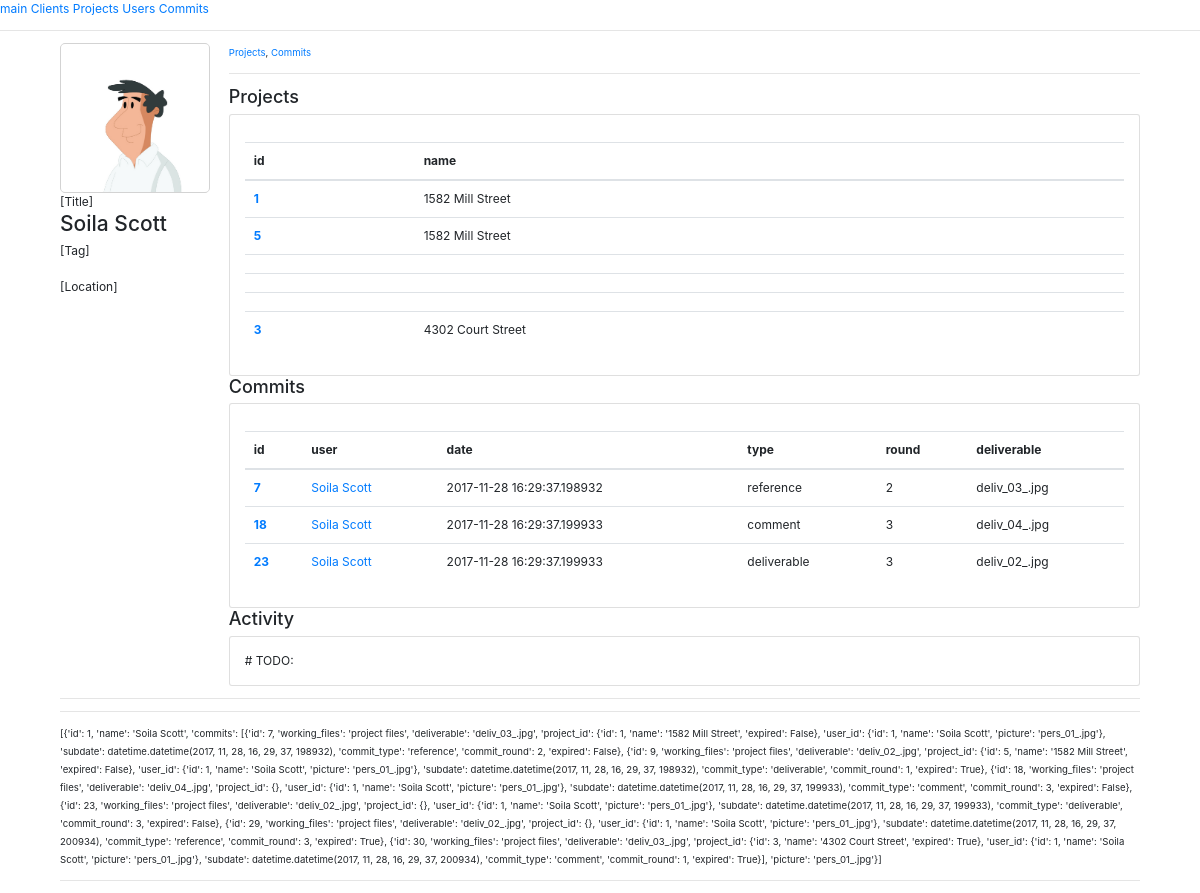
Page /user/1 on the committed database.
### app.py (models this page shows, shortened)
class User(db.Model):
    id = db.Column(db.Integer, primary_key=True)
    name = db.Column(db.String(80), nullable=False)
    picture = db.Column(db.String, default='default_user.jpg')
    commits = db.relationship('Commit',
        backref=db.backref('User', lazy=True))

class Commit(db.Model):
    id = db.Column(db.Integer, primary_key=True)
    working_files = db.Column(db.String)
    deliverable = db.Column(db.String)
    subdate = db.Column(db.DateTime, default=datetime.datetime.utcnow)
    commit_type = db.Column(db.String)
    commit_round = db.Column(db.Integer, default=1)
    expired = db.Column(db.Boolean, default=False)
    user_id = db.Column(db.Integer, db.ForeignKey('user.id'),
        nullable=False)
    project_id = db.Column(db.Integer, db.ForeignKey('project.id'),
        nullable=False)

class Project(db.Model):
    id = db.Column(db.Integer, primary_key=True)
    name = db.Column(db.String)
    expired = db.Column(db.Boolean, default=False)
    client_id = db.Column(db.Integer, db.ForeignKey('client.id'),
        nullable=False)
    commits = db.relationship('Commit',
        backref=db.backref('Project', lazy=True))

### app.py (the view)
@app.route('/user/<int:id>')
def user(id):
    data = module.func.user_get(id)
    return render_template('user.html', data=data)

### module/func.py (called while the page is built)
def scheme_user(row, basic=False):
    if basic == False:
        commits = []
        for commit in row.commits:
            commits.append(scheme_commit(commit))
        return {
            'id': row.id,
            'name': row.name,
            'commits': commits,
            'picture': row.picture
        }
    else:
        return {
            'id': row.id,
            'name': row.name,
            'picture': row.picture
        }

def scheme_commit(row):
    user_row = app.User.query.filter_by(id=row.user_id).first()
    user = {
        'id': user_row.id,
        'name': user_row.name,
        'picture': user_row.picture
    }
    project = {}
    project_row = app.Project.query.filter_by(id=row.project_id).first()
    if project_row != None:
        project = {
            'id': project_row.id,
            'name': project_row.name,
            'expired': project_row.expired,
        }
    return {
        'id': row.id,
        'working_files': row.working_files,
        'deliverable': row.deliverable,
        'project_id': project,
        'user_id': user,
        'subdate': row.subdate,
        'commit_type': row.commit_type,
        'commit_round': row.commit_round,
        'expired': row.expired
    }

def user_get(id):
    row = app.User.query.filter_by(id=id).first()
    if row != None:
        output = []
        x = scheme_user(row)
        output.append(x)
        return output
    return []

### templates/user.html
{% extends "base.html" %}
{% block content %}
<div style="display:flex">
    <div style="width: 200px;">
        <div style="border-color:lightgray;border-style: solid;border-width: 1px;border-radius: 5px;background-color: lightgray;width:150px; height:150px; overflow:hidden;">
            <img style="width: 150px; height: 150px;" src="{{ url_for('static', filename=data.0.picture) }}">
        </div>
        [Title]<br>
        <h3>{{data.0.name}}</h3>
        [Tag]
        <br>
        <br>
        [Location]
    </div>
    <div style="width:100%;">
        <small><a href="">Projects</a>, <a href="">Commits</a></small>
        <hr>
        <div>
            <h4>Projects</h4>
            <div class="card" style="width: 100%;">
                <div class="card-body">
                    <p class="card-text">
                       <table class="table table-hover">
                            <thead>
                                <tr>
                                <th scope="col">id</th>
                                <th scope="col">name</th>
                                </tr>
                            </thead>
                            <tbody>
                                    {% for commit in data.0.commits %}
                                    <tr>
                                    <th scope="row"><a href="/project/{{commit.project_id.id}}">{{commit.project_id.id}}</a></th>
                                    <td>{{commit.project_id.name}}</td>
                                    </tr>
                            {% endfor %}
                            </tbody>
                        </table>
                    </p>
                </div>
            </div>
        </div>
        <div>
            {% for column, value in data.0.items() %}
            {% if column == 'commits' %}
            {% if column|length > 0 %}
            <h4>Commits</h4>
            <div class="card" style="width: 100%;">
                <div class="card-body">
                    <p class="card-text">
                    <table class="table table-hover">
                            <thead>
                                <tr>
                                <th scope="col">id</th>
                                <th scope="col">user</th>
                                <th scope="col">date</th>
                                <th scope="col">type</th>
                                <th scope="col">round</th>
                                <th scope="col">deliverable</th>
                                </tr>
                            </thead>
                            <tbody>
                            {% for column, value in data.0.items() %}
                            {% if column == 'commits'%}
                            {% if column|length > 0 %}
                                {% for commit in value %}
                                {% if commit.expired == False %}
                                    <tr>
                                    <th scope="row"><a href="/commit/{{commit.id}}">{{commit.id}}</a></th>
                                    <td><a href="/user/{{commit.user_id.id}}">{{commit.user_id.name}}</a></td>
                                    <td>{{commit.subdate}}</td>
                                    <td>{{commit.commit_type}}</td>
                                    <td>{{commit.commit_round}}</td>
                                    <td>{{commit.deliverable}}</td>
                                    </tr>
                                {% endif %}
                                {% endfor %}
                            {% endif %}
                            {% endif %}
                            {% endfor %}
                            </tbody>
                        </table>
                    </p>
                </div>
            </div>
            {% endif %}
            {% endif %}
            {% endfor %}
        </div>
        <div>
                <h4>Activity</h4>
                <div class="card" style="width: 100%;">
                    <div class="card-body">
                        <p class="card-text">
                            # TODO:
                        </p>
                    </div>
                </div>
            </div>
    </div>
</div>
<hr>
        <hr>
        <small>{{data}}</small>
{% endblock %}

### templates/base.html (shortened to what this page needs)
<!doctype html>
<html lang="en" style="font-size: 12px;">
  <head>
    <link rel="stylesheet" href="https://maxcdn.bootstrapcdn.com/bootstrap/4.0.0-beta.2/css/bootstrap.min.css">
  </head>
  <body>
    <a href="/">main</a>
    <a href="/client">Clients</a>
    <a href="/project">Projects</a>
    <a href="/user">Users</a>
    <a href="/commit">Commits</a>
    <hr>
    <div class-"content" style="margin-left:5%;margin-right:5%;">
        {% block content %}
        {% endblock %}
        <hr>
    </div>
  </body>
</html>

### rows in the picture
User: picture (picture), name "Soila Scott"
Commit: project_id.id "1", project_id.name "1582 Mill Street", id "7", user_id.name "Soila Scott", subdate "2017-11-28 16:29:37.198932", commit_type "reference", commit_round "2", deliverable "deliv_03_.jpg"
Commit: project_id.id "5", project_id.name "1582 Mill Street"
Commit: id "18", user_id.name "Soila Scott", subdate "2017-11-28 16:29:37.199933", commit_type "comment", commit_round "3", deliverable "deliv_04_.jpg"
Commit: id "23", user_id.name "Soila Scott", subdate "2017-11-28 16:29:37.199933", commit_type "deliverable", commit_round "3", deliverable "deliv_02_.jpg"
Commit: project_id.id "3", project_id.name "4302 Court Street"
